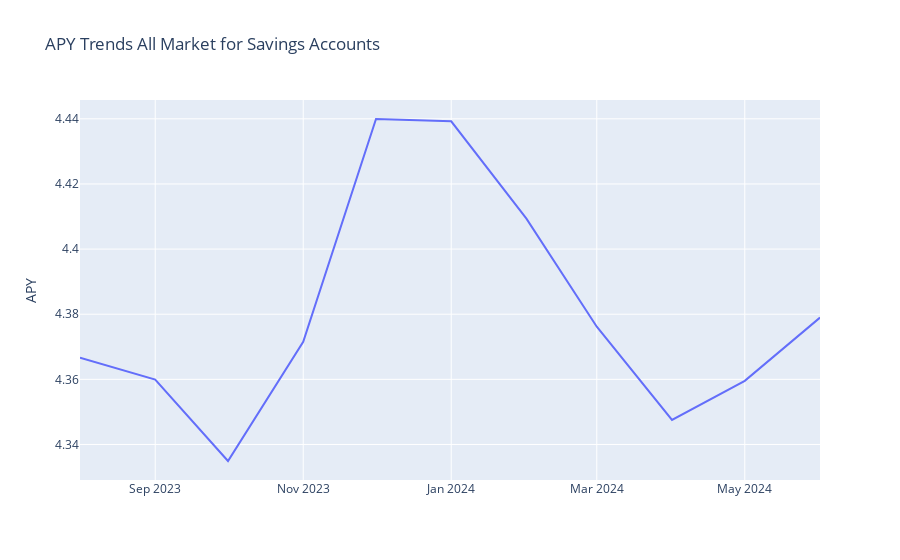

This figure's notebook cell:
### Code cell
grouped_df = df.groupby('date')['apy'].mean().reset_index()
grouped_df
fig = px.line(grouped_df, x='date', y='apy', title='APY Trends All Market for Savings Accounts')
fig.update_layout(xaxis_title=None, yaxis_title='APY', legend_title_text='Account Name')
fig.show()

### Figure 1 — Plotly figure (JSON) as saved in the notebook; plotly's stock layout.template omitted (floating-point values rounded to 4 significant figures)
{"data": [{"hovertemplate": "date=%{x}<br>apy=%{y}<extra></extra>", "legendgroup": "", "line": {"color": "#636efa", "dash": "solid"}, "marker": {"symbol": "circle"}, "mode": "lines", "name": "", "orientation": "v", "showlegend": false, "type": "scatter", "x": ["2023-08-01", "2023-09-01", "2023-10-01", "2023-11-01", "2023-12-01", "2024-01-01", "2024-02-01", "2024-03-01", "2024-04-01", "2024-05-01", "2024-06-01"], "xaxis": "x", "y": [4.367, 4.36, 4.335, 4.372, 4.44, 4.439, 4.409, 4.376, 4.348, 4.36, 4.379], "yaxis": "y"}], "layout": {"legend": {"title": {"text": "Account Name"}, "tracegroupgap": 0}, "title": {"text": "APY Trends All Market for Savings Accounts"}, "xaxis": {"anchor": "y", "domain": [0, 1], "title": {}}, "yaxis": {"anchor": "x", "domain": [0, 1], "title": {"text": "APY"}}}}
